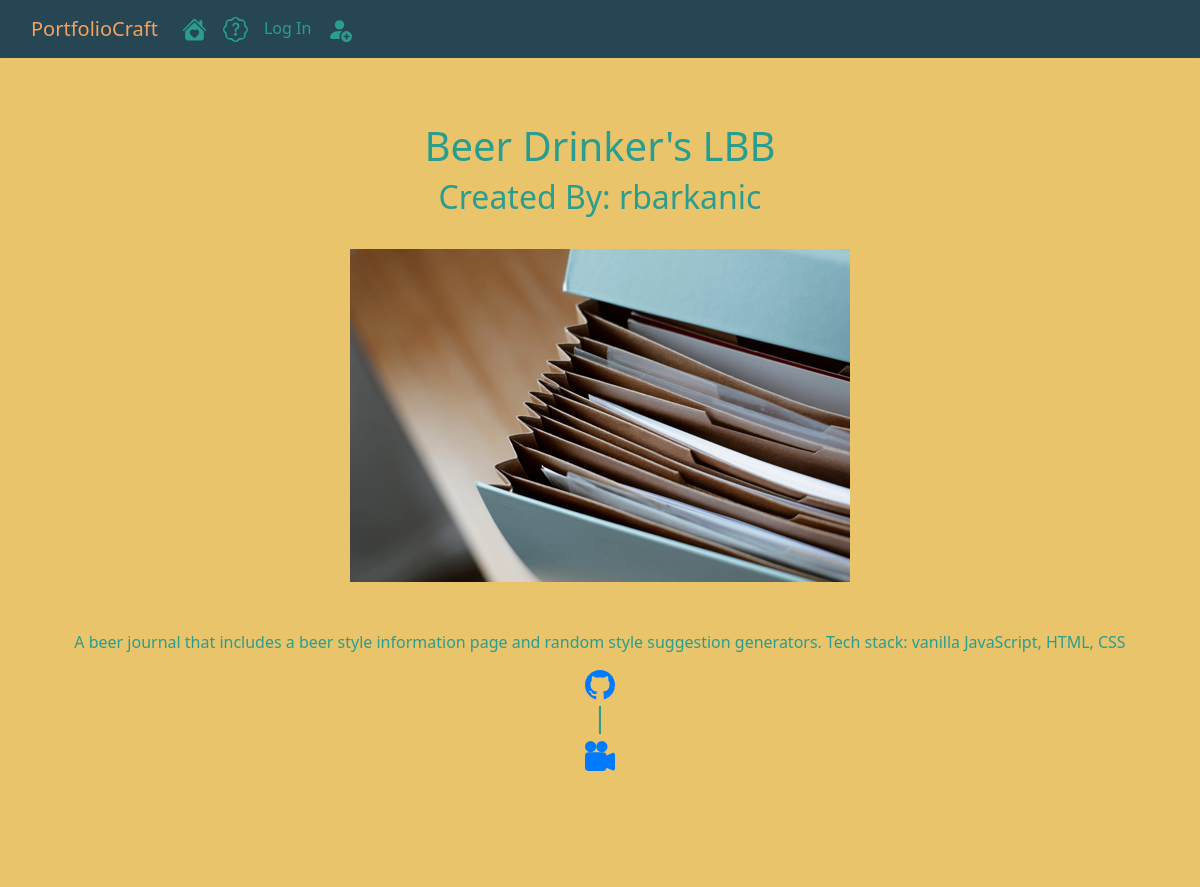
/1, run on an earlier commit of the app's database.
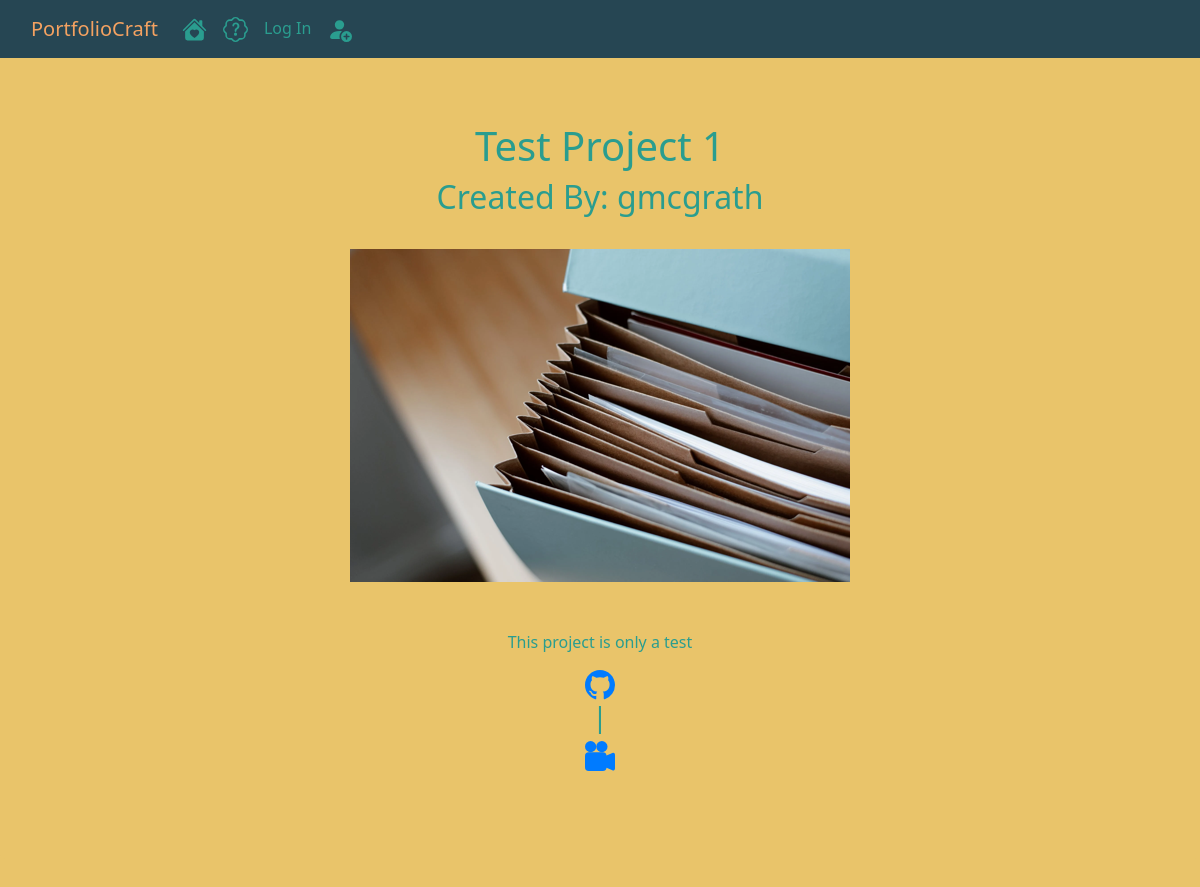
And on a later commit of the database.
### portfoliocraft/models.py (models this page shows, shortened)
class Project(db.Model):
    __tablename__ = 'projects'
    id = db.Column(db.Integer, autoincrement = True, primary_key = True)
    user_id = db.Column(db.Integer, db.ForeignKey('users.id'), nullable = False)
    date = db.Column(db.DateTime, nullable = False, default = datetime.utcnow)
    title = db.Column(db.String(255), nullable = False)
    description = db.Column(db.Text(255), nullable = False)
    screenshot = db.Column(db.String(255), nullable = False, default = 'default_screenshot.png')
    demo_link = db.Column(db.String(255), nullable = False)
    github_link = db.Column(db.String(255), nullable = False)

class User(db.Model, UserMixin):
    __tablename__ = 'users'
    id = db.Column(db.Integer, autoincrement = True, primary_key = True)
    profile_image = db.Column(db.String(255), nullable = False, default = 'default_profile.png')
    resume = db.Column(db.String(255), nullable = False, default = 'default_resume.png')
    first_name = db.Column(db.String(255), nullable = False, index=True)
    last_name = db.Column(db.String(255), nullable = False, index=True)
    username = db.Column(db.String(255), unique = True, nullable = False, index=True)
    email = db.Column(db.String(255), unique = True, nullable = False, index=True)
    password_hash = db.Column(db.String(255), nullable = False)
    projects = db.relationship('Project', backref = 'author', lazy = True)

### portfoliocraft/users/views.py (the view)
@users.route('/<username>')
def user_projects(username):
    page = request.args.get('page', 1, type=int)
    user = User.query.filter_by(username = username).first_or_404()
    projects = Project.query.filter_by(author = user).order_by(Project.date.desc()).paginate(page = page, per_page = 5)
    return render_template('user_projects.html', projects = projects, user = user)

### portfoliocraft/projects/views.py (called while the page is built)
@projects.route('/<int:project_id>')
def project(project_id):
    project = Project.query.get_or_404(project_id)
    return render_template('project.html', title=project.title, date = project.date, project = project, screenshot = project.screenshot)

### portfoliocraft/templates/project.html (shortened to what this page needs)
{% extends 'base.html' %}
{% block body %}
<div class="jumbotron text-center">
    <h1>{{ project.title }}</h1>
    <h2>Created By: {{ project.author.username }}</h2>
    <br>
    <img id="project-screenshot" src="{{url_for('static', filename = 'screenshots/' +project.screenshot)}}" alt="screenshot">
    <br><br><br>
    <p>{{ project.description }}</p>
    <a href="{{project.github_link}}" target=”_blank”></a>
    <h3>|</h3>
    <a href="{{project.demo_link}}" target=”_blank”></a>
    <br><br>
</div>
{% endblock %}

What changed in the data, as far as the page shows it:
no longer on this page (row unchanged): User: author.username "rbarkanic"
changed Project: title "Beer Drinker's LBB" → "Test Project 1"; description "A beer journal that includes a beer style information page and random style suggestion generators. Tech stack: vanilla JavaScript, HTML, CSS" → "This project is only a test"
now on this page (row unchanged): User: author.username "gmcgrath"
